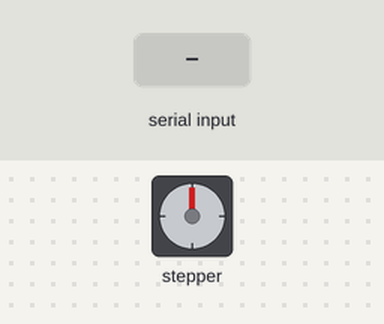
Bench run of a sketch on a simulated Arduino Uno, built with avr-gcc and run on an emulated ATmega328P. Shown: stepper motor. Inputs (shaded band) come from the test bench. Stepper angles assume 200 steps per turn; what the sketch prints to the serial monitor is not drawn.

Above: at 1.2 s.
1.3 s: "1" received over Serial
10.3 s: "0" received over Serial
Timing chart, 0 to 24.0 s (numbered marks = the images above; inputs shaded):
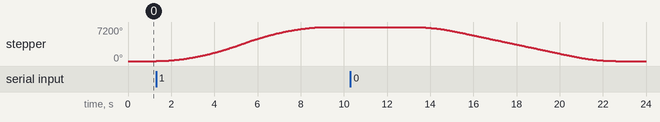

The sketch:

0103Firefly_preset.ino
```cpp
 /*
속도단위 steps/seconds
Full Step (LLL): 1바퀴=200스텝
Half Step (HLL): 1바퀴=400스텝
Quarter step (LHL):1바퀴=800스텝
Eighth step (HHL):1바퀴 1600스텝
Sixteenth step (HHH): 1바퀴 3200스텝

*/

#include <AccelStepper.h>

// Define pin connections
const int dirPin = 2;   // Dir핀 설정
const int stepPin = 3;  // Step핀 설정
int pre_pos;
int end_pos;
int error;

// Define motor interface type
#define motorInterfaceType 1
#define LED 8
// Creates an instance
AccelStepper myStepper(AccelStepper::DRIVER, stepPin, dirPin);

void setup() {
  Serial.begin(9600);
  myStepper.setCurrentPosition(0); // 현재 위치를 0으로 설정
}

void loop() {

  //pre_pos=myStepper.currentPosition();
  if (Serial.available()) {
    char command = Serial.read();

    if (command == '1') {
      myStepper.setMaxSpeed(4000);  // 최대속도 설정 (단위: 스텝/초)
      myStepper.setAcceleration(300); // 가속도 설정 (단위: 스텝/초^2)
      myStepper.setSpeed(300); // 초기 속도 설정 (단위: 스텝/초)
      myStepper.moveTo(4000);
      for(int i=0;i<3;i++){//5번 반복

        while (myStepper.distanceToGo() != 0){
          myStepper.run();
        }

        delay(1000);
        Serial.println("Go");
      }
      delay(1000);
      Serial.println("END");
      }
      /*
      int end_pos=myStepper.currentPosition(); // 구동후 현재 위치를 저장.
      int error=end_pos-pre_pos;
      Serial.println(" error = "+String(error));
      int setMov=error+end_pos;
      Serial.println("")*/
  }
  else if (myStepper.currentPosition()==0){
    Serial.println("STOP");
    myStepper.stop();
    myStepper.disableOutputs();
  }
  else{
    //초기위치로 이동.
    myStepper.setMaxSpeed(600);  // 최대속도 설정 (단위: 스텝/초)
    myStepper.setAcceleration(0); // 가속도 설정 (단위: 스텝/초^2)
    myStepper.setSpeed(600); // 초기 속도 설정 (단위: 스텝/초)
    myStepper.moveTo(0);
    while (myStepper.distanceToGo() != 0){
        myStepper.run();
    }
  }
}
```

Measured:
- after the input at 1.3 s, stepper: turns 7200° clockwise in 7.9 s, starting at once
